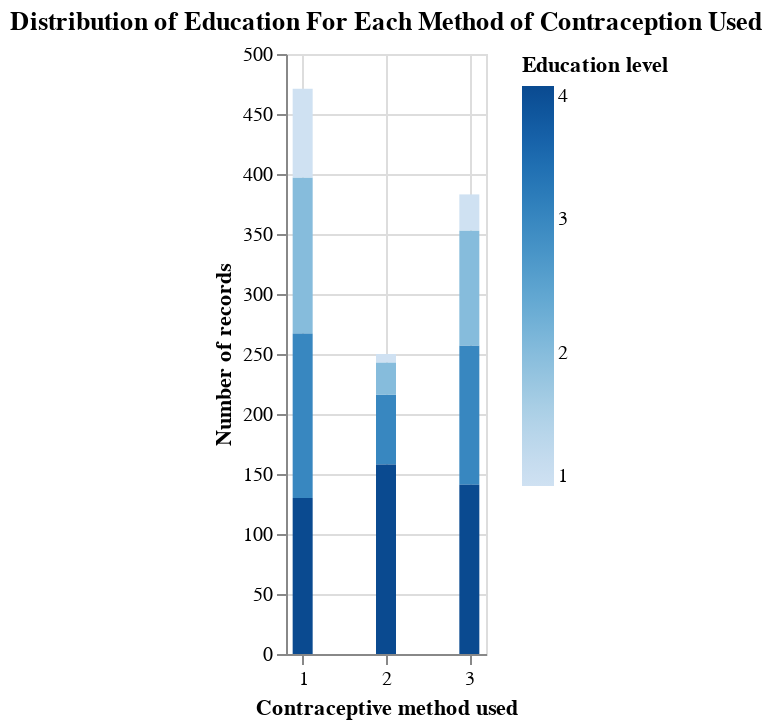

This figure's notebook cell:
### Markdown cell above
**Wife's education**

### Code cell
wife_education_correlation = alt.Chart(cmc_train, title = "Distribution of Education For Each Method of Contraception Used").mark_bar(size=10).encode(
    x = alt.X("contraceptive_method_used", title = "Contraceptive method used"),
    y = alt.Y("count()", title = "Number of records"),
    color = alt.Color("wife_education",legend=alt.Legend(title="Education level"))
).properties(width=100)
wife_education_correlation

### Figure 1 — Vega-Lite specification as saved in the notebook (floating-point values rounded to 4 significant figures; data arrays with more than 128 entries replaced by an {"elided": "..."} marker saying what was removed)
{"$schema": "https://vega.github.io/schema/vega-lite/v4.17.0.json", "config": {"view": {"continuousHeight": 300, "continuousWidth": 400}}, "data": {"name": "data-3895c4260d1dd1a6efb37b73d7dea99f"}, "datasets": {"data-3895c4260d1dd1a6efb37b73d7dea99f": {"elided": "1104 records"}}, "encoding": {"color": {"field": "wife_education", "legend": {"title": "Education level"}, "type": "quantitative"}, "x": {"field": "contraceptive_method_used", "title": "Contraceptive method used", "type": "quantitative"}, "y": {"aggregate": "count", "title": "Number of records", "type": "quantitative"}}, "mark": {"size": 10, "type": "bar"}, "title": "Distribution of Education For Each Method of Contraception Used", "width": 100}
